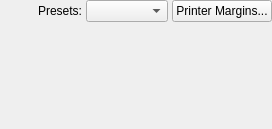
<?xml version="1.0" encoding="UTF-8"?>
<ui version="4.0">
 <class>ComponentMargins</class>
 <widget class="QWidget" name="ComponentMargins">
  <property name="geometry">
   <rect>
    <x>0</x>
    <y>0</y>
    <width>272</width>
    <height>129</height>
   </rect>
  </property>
  <property name="windowTitle">
   <string>Form</string>
  </property>
  <layout class="QGridLayout" name="gridLayout">
   <property name="leftMargin">
    <number>0</number>
   </property>
   <property name="topMargin">
    <number>0</number>
   </property>
   <property name="rightMargin">
    <number>0</number>
   </property>
   <property name="bottomMargin">
    <number>0</number>
   </property>
   <property name="horizontalSpacing">
    <number>4</number>
   </property>
   <property name="verticalSpacing">
    <number>8</number>
   </property>
   <item row="0" column="0">
    <widget class="QLabel" name="label">
     <property name="text">
      <string>Presets:</string>
     </property>
     <property name="alignment">
      <set>Qt::AlignRight|Qt::AlignTrailing|Qt::AlignVCenter</set>
     </property>
    </widget>
   </item>
   <item row="0" column="1">
    <widget class="QComboBox" name="comboMarginPresets"/>
   </item>
   <item row="0" column="2">
    <widget class="QPushButton" name="buttonMarginPrinter">
     <property name="text">
      <string>Printer Margins...</string>
     </property>
    </widget>
   </item>
   <item row="1" column="0" colspan="3">
    <widget class="ComponentSpaceInput" name="componentMargins" native="true"/>
   </item>
  </layout>
 </widget>
 <customwidgets>
  <customwidget>
   <class>ComponentSpaceInput</class>
   <extends>QWidget</extends>
   <header>component_spaceinput.h</header>
   <container>1</container>
  </customwidget>
 </customwidgets>
 <resources/>
 <connections/>
</ui>
